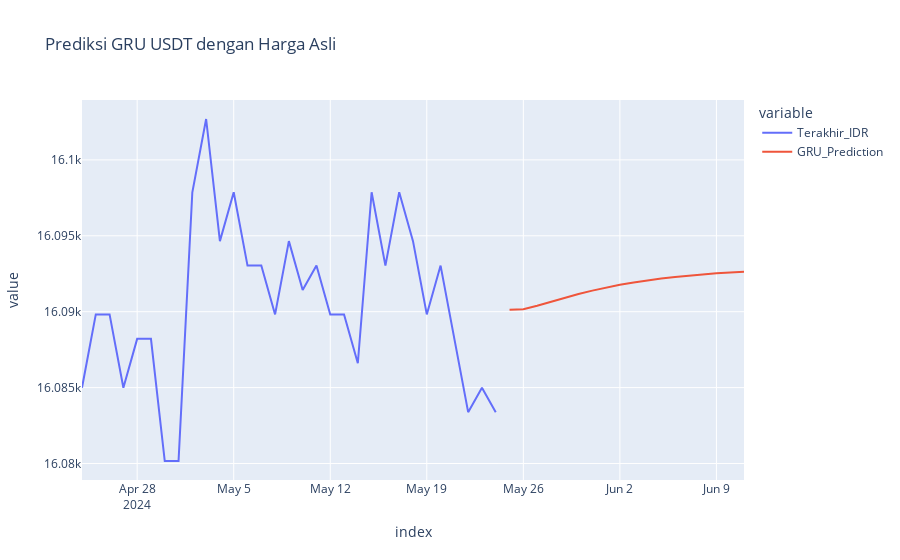

The notebook cell this image was saved under:
### Code cell
# Langkah Ke Enam : Menggunakan Model GRU untuk memprediksi
import datetime
import plotly.express as px

# Load the data and prepare future predictions
# Assuming scaled_data, look_back, model, and scaler are defined earlier

# Jumlah Hari
future_days = 18
future_predictions = []

last_sequence = scaled_data[-look_back:]
for _ in range(future_days):
    prediction = model.predict(np.reshape(last_sequence, (1, look_back, 1)))
    future_predictions.append(prediction[0, 0])
    last_sequence = np.append(last_sequence[1:], prediction, axis=0)

future_predictions = scaler.inverse_transform(np.array(future_predictions).reshape(-1, 1))

# Prepare future dates for predictions
future_dates = [data.index[-1] + datetime.timedelta(days=i) for i in range(1, future_days + 1)]

# Append future predictions to the data
future_df_gru = pd.DataFrame(future_predictions, index=future_dates, columns=['GRU_Prediction'])

# Combine the original and future data
gru_data = data.copy()
gru_data['GRU_Prediction'] = np.nan
gru_data = pd.concat([gru_data, future_df_gru])

# Calculate differences and percentage differences for GRU
gru_data['Difference'] = gru_data['Terakhir_IDR'] - gru_data['GRU_Prediction']
gru_data['Percentage_Difference'] = gru_data['Difference'] / gru_data['Terakhir_IDR'] * 100

# Display the GRU predictions
print(gru_data.tail(10))

# Plot GRU predictions using Plotly
fig = px.line(gru_data, x=gru_data.index, y=['Terakhir_IDR', 'GRU_Prediction'], title='Prediksi GRU USDT dengan Harga Asli')
fig.show()

### Figure 1 — Plotly figure (JSON) as saved in the notebook; plotly's stock layout.template omitted (floating-point values rounded to 4 significant figures)
{"data": [{"hovertemplate": "variable=Terakhir_IDR<br>index=%{x}<br>value=%{y}<extra></extra>", "legendgroup": "Terakhir_IDR", "line": {"color": "#636efa", "dash": "solid"}, "marker": {"symbol": "circle"}, "mode": "lines", "name": "Terakhir_IDR", "orientation": "v", "showlegend": true, "type": "scatter", "x": ["2024-04-24T00:00:00", "2024-04-25T00:00:00", "2024-04-26T00:00:00", "2024-04-27T00:00:00", "2024-04-28T00:00:00", "2024-04-29T00:00:00", "2024-04-30T00:00:00", "2024-05-01T00:00:00", "2024-05-02T00:00:00", "2024-05-03T00:00:00", "2024-05-04T00:00:00", "2024-05-05T00:00:00", "2024-05-06T00:00:00", "2024-05-07T00:00:00", "2024-05-08T00:00:00", "2024-05-09T00:00:00", "2024-05-10T00:00:00", "2024-05-11T00:00:00", "2024-05-12T00:00:00", "2024-05-13T00:00:00", "2024-05-14T00:00:00", "2024-05-15T00:00:00", "2024-05-16T00:00:00", "2024-05-17T00:00:00", "2024-05-18T00:00:00", "2024-05-19T00:00:00", "2024-05-20T00:00:00", "2024-05-21T00:00:00", "2024-05-22T00:00:00", "2024-05-23T00:00:00", "2024-05-24T00:00:00", "2024-05-25T00:00:00", "2024-05-26T00:00:00", "2024-05-27T00:00:00", "2024-05-28T00:00:00", "2024-05-29T00:00:00", "2024-05-30T00:00:00", "2024-05-31T00:00:00", "2024-06-01T00:00:00", "2024-06-02T00:00:00", "2024-06-03T00:00:00", "2024-06-04T00:00:00", "2024-06-05T00:00:00", "2024-06-06T00:00:00", "2024-06-07T00:00:00", "2024-06-08T00:00:00", "2024-06-09T00:00:00", "2024-06-10T00:00:00", "2024-06-11T00:00:00"], "xaxis": "x", "y": [16080.0, 16090.0, 16090.0, 16080.0, 16090.0, 16090.0, 16080.0, 16080.0, 16100.0, 16100.0, 16090.0, 16100.0, 16090.0, 16090.0, 16090.0, 16090.0, 16090.0, 16090.0, 16090.0, 16090.0, 16090.0, 16100.0, 16090.0, 16100.0, 16090.0, 16090.0, 16090.0, 16090.0, 16080.0, 16080.0, 16080.0, null, null, null, null, null, null, null, null, null, null, null, null, null, null, null, null, null, null], "yaxis": "y"}, {"hovertemplate": "variable=GRU_Prediction<br>index=%{x}<br>value=%{y}<extra></extra>", "legendgroup": "GRU_Prediction", "line": {"color": "#EF553B", "dash": "solid"}, "marker": {"symbol": "circle"}, "mode": "lines", "name": "GRU_Prediction", "orientation": "v", "showlegend": true, "type": "scatter", "x": ["2024-04-24T00:00:00", "2024-04-25T00:00:00", "2024-04-26T00:00:00", "2024-04-27T00:00:00", "2024-04-28T00:00:00", "2024-04-29T00:00:00", "2024-04-30T00:00:00", "2024-05-01T00:00:00", "2024-05-02T00:00:00", "2024-05-03T00:00:00", "2024-05-04T00:00:00", "2024-05-05T00:00:00", "2024-05-06T00:00:00", "2024-05-07T00:00:00", "2024-05-08T00:00:00", "2024-05-09T00:00:00", "2024-05-10T00:00:00", "2024-05-11T00:00:00", "2024-05-12T00:00:00", "2024-05-13T00:00:00", "2024-05-14T00:00:00", "2024-05-15T00:00:00", "2024-05-16T00:00:00", "2024-05-17T00:00:00", "2024-05-18T00:00:00", "2024-05-19T00:00:00", "2024-05-20T00:00:00", "2024-05-21T00:00:00", "2024-05-22T00:00:00", "2024-05-23T00:00:00", "2024-05-24T00:00:00", "2024-05-25T00:00:00", "2024-05-26T00:00:00", "2024-05-27T00:00:00", "2024-05-28T00:00:00", "2024-05-29T00:00:00", "2024-05-30T00:00:00", "2024-05-31T00:00:00", "2024-06-01T00:00:00", "2024-06-02T00:00:00", "2024-06-03T00:00:00", "2024-06-04T00:00:00", "2024-06-05T00:00:00", "2024-06-06T00:00:00", "2024-06-07T00:00:00", "2024-06-08T00:00:00", "2024-06-09T00:00:00", "2024-06-10T00:00:00", "2024-06-11T00:00:00"], "xaxis": "x", "y": [null, null, null, null, null, null, null, null, null, null, null, null, null, null, null, null, null, null, null, null, null, null, null, null, null, null, null, null, null, null, null, 16090.0, 16090.0, 16090.0, 16090.0, 16090.0, 16090.0, 16090.0, 16090.0, 16090.0, 16090.0, 16090.0, 16090.0, 16090.0, 16090.0, 16090.0, 16090.0, 16090.0, 16090.0], "yaxis": "y"}], "layout": {"legend": {"title": {"text": "variable"}, "tracegroupgap": 0}, "title": {"text": "Prediksi GRU USDT dengan Harga Asli"}, "xaxis": {"anchor": "y", "domain": [0, 1], "title": {"text": "index"}}, "yaxis": {"anchor": "x", "domain": [0, 1], "title": {"text": "value"}}}}
